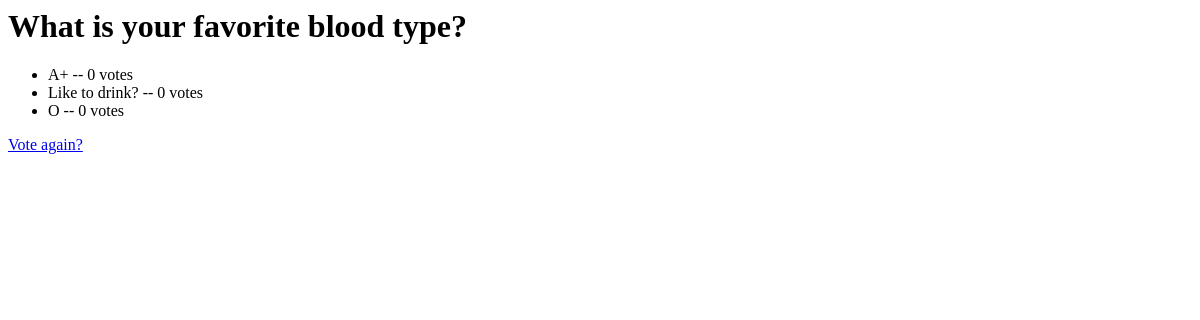
The page /polls/2/results/ on the database as committed earlier.
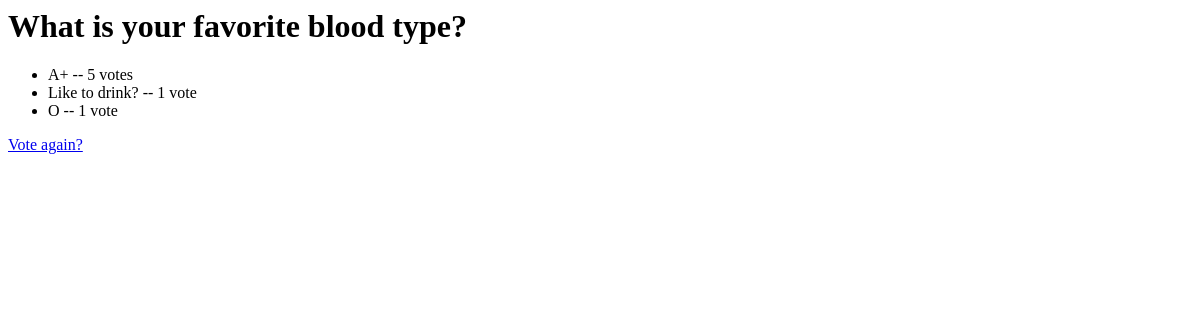
The same page on the database as committed later.
### polls/models.py (models this page shows, shortened)
@python_2_unicode_compatible
class Question(models.Model):
	question_text = models.CharField(max_length=200)
	pub_date = models.DateField('date published')

@python_2_unicode_compatible
class Choice(models.Model):
	question = models.ForeignKey(Question, on_delete=models.CASCADE)
	choice_text = models.CharField(max_length=200)
	votes = models.IntegerField(default=0)

### polls/views.py (the view)
# urls.py: url(r'^(?P<pk>[0-9]+)/results/$', views.ResultsView.as_view(), name='results'),
class ResultsView(generic.DetailView):
	model = Question
	template_name = 'polls/results.html'

### polls/templates/polls/results.html
<h1>{{ question.question_text}}</h1>
<ul>
{% for choice in question.choice_set.all %}
	<li>{{ choice.choice_text }} -- {{ choice.votes }} vote{{ choice.votes | pluralize }}</li>
{% endfor %}
</ul>
<a href="{% url 'polls:detail' question.id}">Vote again?</a>

Rows that differ between the two databases and show on the page:
changed Choice (number 1 of 3 on the later page): votes "0" → "5"
changed Choice "Like to drink?": votes "0" → "1"; votes|pluralize "s" → (not shown)
changed Choice (number 3 of 3 on the later page): votes "0" → "1"; votes|pluralize "s" → (not shown)
